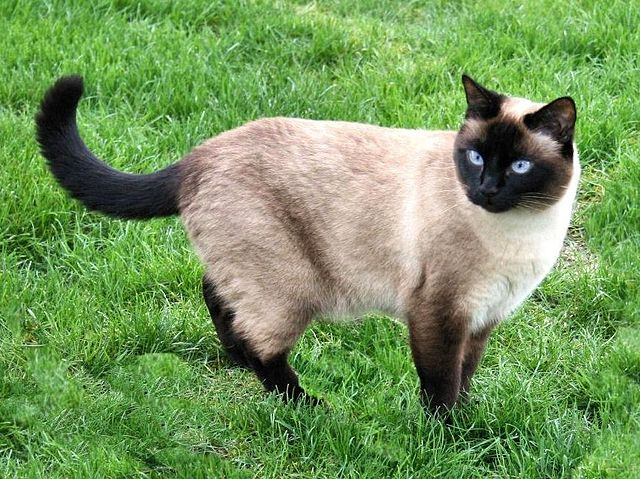
#> input picture 23-homework/cat.jpg, 640 x 479 px
$ python hw-23.py --input_name cat.jpg
#> lines starting #> are read from the running program, lines starting #| are printed output that depends on the picture
#!/usr/bin/env python
# coding: utf-8

# In[7]:


import cv2
import numpy as np
from matplotlib import pyplot as plt
from matplotlib.pyplot import figure
import argparse


# In[8]:


parser = argparse.ArgumentParser(prog = 'edit picture',
                                description = 'make your picture great again!',
                                epilog = 'Enjou you picture!')


# In[9]:


parser.add_argument('-i', '--input_name', required = True, type = str,
                   metavar = 'name of picture', help = 'keep calm and give a name of your picture')


# In[10]:


args = parser.parse_args()


# In[6]:


args = args.__dict__


# In[115]:


img = cv2.imread(args['input_name'])
#> img is the input picture: shape (479, 640, 3); mean B, G, R 91.8, 150.9, 116.7


# #### Make filters

# In[84]:


kernel = np.ones((5,5),np.uint8)
erosion = cv2.erode(img,kernel,iterations = 1)
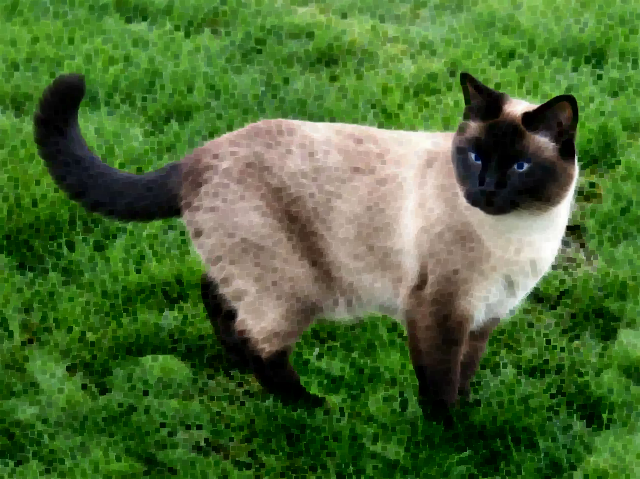
#> erosion: shape (479, 640, 3); mean B, G, R 50.5, 106.9, 73.6


# In[85]:


figure(num=None, figsize=(10, 8), dpi=80, edgecolor='k')
plt.subplot(121),plt.imshow(img),plt.title('Original')
plt.xticks([]), plt.yticks([])
plt.subplot(122),plt.imshow(erosion),plt.title('Erosion')
plt.xticks([]), plt.yticks([])
plt.show()
#> figure, not shown here; B, G, R data is drawn as R, G, B


# In[90]:


dilation = cv2.dilate(img,kernel,iterations = 2)
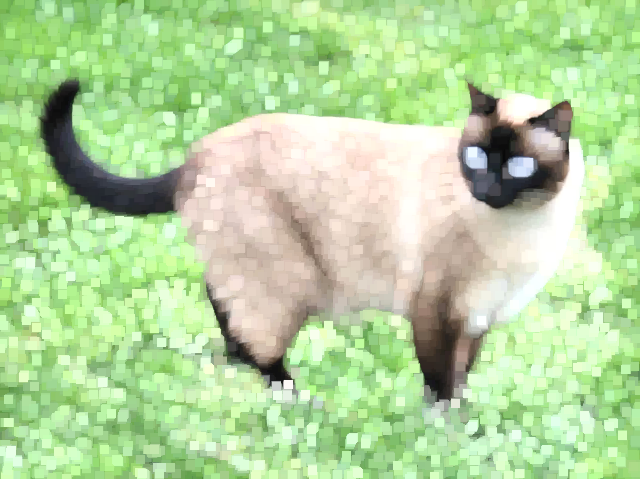
#> dilation: shape (479, 640, 3); mean B, G, R 157.3, 212.9, 180.2


# In[91]:


figure(num=None, figsize=(10, 8), dpi=80, edgecolor='k')
plt.subplot(121),plt.imshow(img),plt.title('Original')
plt.xticks([]), plt.yticks([])
plt.subplot(122),plt.imshow(dilation),plt.title('Dilation')
plt.xticks([]), plt.yticks([])
plt.show()
#> figure, not shown here; B, G, R data is drawn as R, G, B


# In[98]:


opening = cv2.morphologyEx(img, cv2.MORPH_OPEN, kernel)
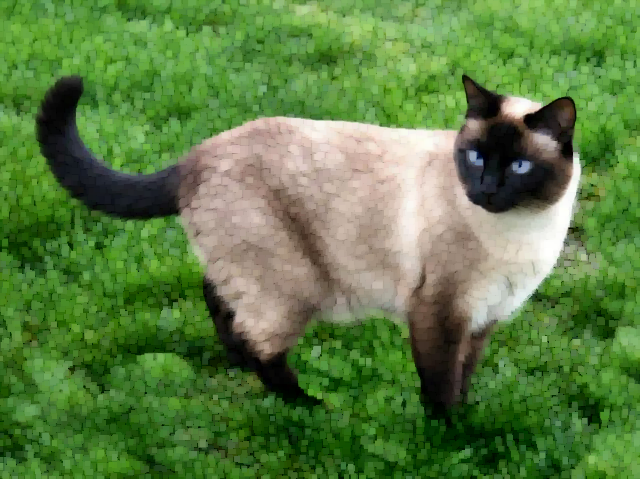
#> opening: shape (479, 640, 3); mean B, G, R 66.7, 126, 91.5


# In[99]:


figure(num=None, figsize=(10, 8), dpi=80, edgecolor='k')
plt.subplot(121),plt.imshow(img),plt.title('Original')
plt.xticks([]), plt.yticks([])
plt.subplot(122),plt.imshow(opening),plt.title('Opening')
plt.xticks([]), plt.yticks([])
plt.show()
#> figure, not shown here; B, G, R data is drawn as R, G, B


# In[100]:


closing = cv2.morphologyEx(img, cv2.MORPH_CLOSE, kernel)
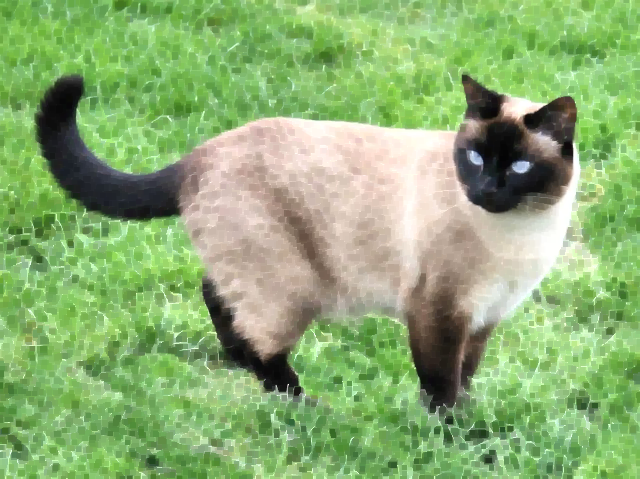
#> closing: shape (479, 640, 3); mean B, G, R 115.3, 174.9, 140.6


# In[101]:


figure(num=None, figsize=(10, 8), dpi=80, edgecolor='k')
plt.subplot(121),plt.imshow(img),plt.title('Original')
plt.xticks([]), plt.yticks([])
plt.subplot(122),plt.imshow(closing),plt.title('Closing')
plt.xticks([]), plt.yticks([])
plt.show()
#> figure, not shown here; B, G, R data is drawn as R, G, B


# In[102]:


gradient = cv2.morphologyEx(img, cv2.MORPH_GRADIENT, kernel)
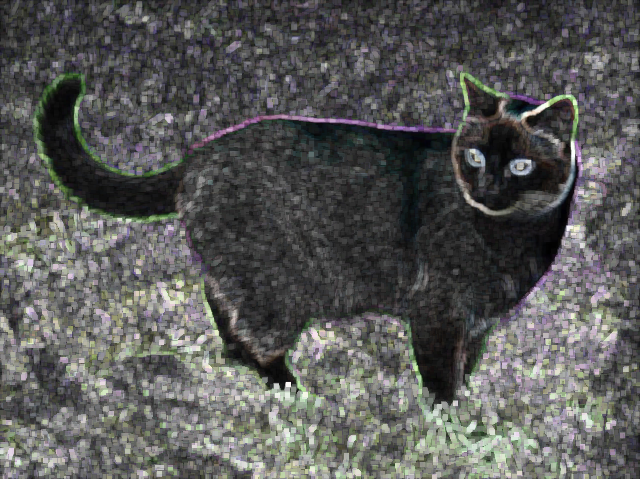
#> gradient: shape (479, 640, 3); mean B, G, R 87.7, 89.3, 88.8


# In[103]:


figure(num=None, figsize=(10, 8), dpi=80, edgecolor='k')
plt.subplot(121),plt.imshow(img),plt.title('Original')
plt.xticks([]), plt.yticks([])
plt.subplot(122),plt.imshow(gradient),plt.title('Gradient')
plt.xticks([]), plt.yticks([])
plt.show()
#> figure, not shown here; B, G, R data is drawn as R, G, B


# In[108]:


tophat = cv2.morphologyEx(img, cv2.MORPH_TOPHAT, kernel)
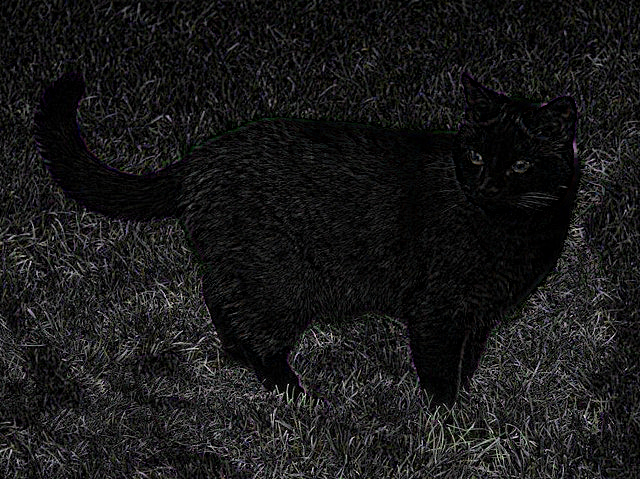
#> tophat: shape (479, 640, 3); mean B, G, R 25.1, 24.9, 25.1


# In[109]:


figure(num=None, figsize=(10, 8), dpi=80, edgecolor='k')
plt.subplot(121),plt.imshow(img),plt.title('Original')
plt.xticks([]), plt.yticks([])
plt.subplot(122),plt.imshow(tophat),plt.title('Top Hat')
plt.xticks([]), plt.yticks([])
plt.show()
#> figure, not shown here; B, G, R data is drawn as R, G, B


# #### Smoothing Images

# In[36]:


blur = cv2.blur(img,(5,5))
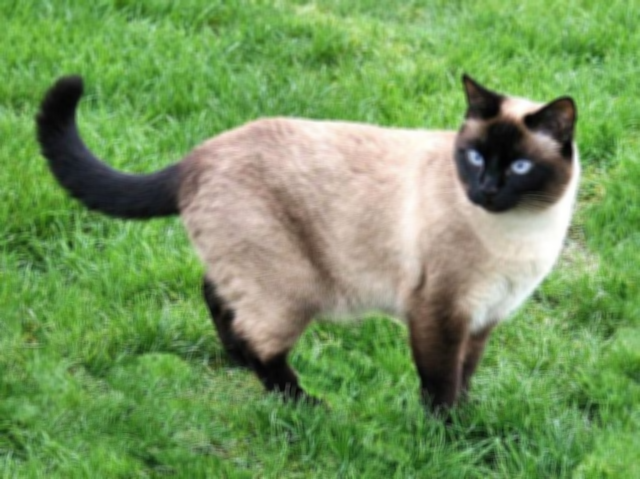
#> blur: shape (479, 640, 3); mean B, G, R 91.8, 150.9, 116.7


# In[37]:


figure(num=None, figsize=(10, 8), dpi=80, edgecolor='k')
plt.subplot(121),plt.imshow(img),plt.title('Original')
plt.xticks([]), plt.yticks([])
plt.subplot(122),plt.imshow(blur),plt.title('Blurred')
plt.xticks([]), plt.yticks([])
plt.show()
#> figure, not shown here; B, G, R data is drawn as R, G, B


# In[86]:


blur1 = cv2.GaussianBlur(img,(3,3),0)


# In[87]:


figure(num=None, figsize=(10, 8), dpi=80, edgecolor='k')
plt.subplot(121),plt.imshow(img),plt.title('Original')
plt.xticks([]), plt.yticks([])
plt.subplot(122),plt.imshow(blur1),plt.title('Gaussian Blur')
plt.xticks([]), plt.yticks([])
plt.show()
#> figure, not shown here; B, G, R data is drawn as R, G, B


# In[79]:


median = cv2.medianBlur(img,5)


# In[80]:


figure(num=None, figsize=(10, 8), dpi=80, edgecolor='k')
plt.subplot(121),plt.imshow(img),plt.title('Original')
plt.xticks([]), plt.yticks([])
plt.subplot(122),plt.imshow(median),plt.title('Median Filtering')
plt.xticks([]), plt.yticks([])
plt.show()
#> figure, not shown here; B, G, R data is drawn as R, G, B


# In[82]:


blur2 = cv2.bilateralFilter(img,9,75,75)


# In[83]:


figure(num=None, figsize=(10, 8), dpi=80, edgecolor='k')
plt.subplot(121),plt.imshow(img),plt.title('Original')
plt.xticks([]), plt.yticks([])
plt.subplot(122),plt.imshow(blur2),plt.title('Bilateral Filtering')
plt.xticks([]), plt.yticks([])
plt.show()
#> figure, not shown here; B, G, R data is drawn as R, G, B


# #### Download new image

# In[19]:


img = cv2.imread('opencv-logo-white.png',0)
#> (the run stopped early here; a loop or call above may not have finished)
